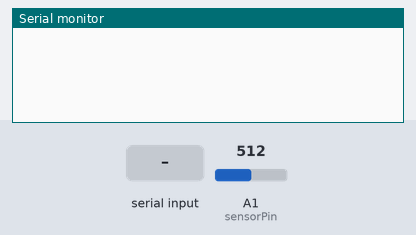
Simulated run of this sketch. Board: Arduino Uno, built with avr-gcc and run on an emulated ATmega328P. Parts: the last lines printed to the serial monitor. The test bench sets the inputs (shaded band); at power-on: A1 (sensorPin) = 512.

Above: at 1.2 s.
1.3 s: "1" received over Serial
At 1.8 s:
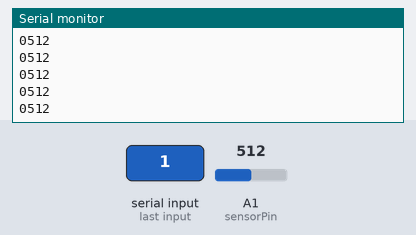
3.2 s: A1 (sensorPin) set to 716
At 4.1 s:
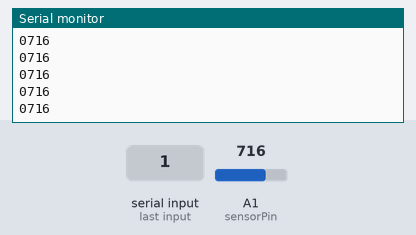
4.7 s: A1 (sensorPin) set to 900
At 5.5 s:
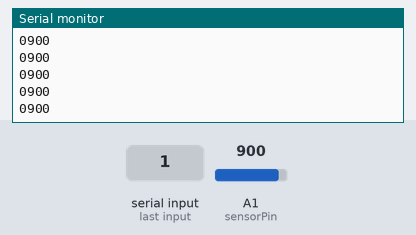
Timing chart, 0 to 7.7 s (numbered marks = the images above; inputs shaded):
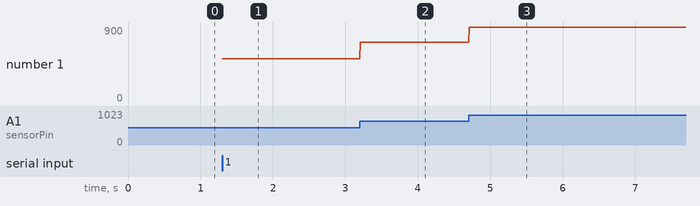

Measured:
- after the input at 1.3 s, the serial monitor: prints a new line at once (image 1)
- after the input at 3.2 s, the serial monitor: prints a new line at once (image 2)
- after the input at 4.7 s, the serial monitor: prints a new line at once (image 3)
- plotted number 1: 512 → 716 after the input at 3.2 s

The sketch:

pot_test_consistant.ino
```cpp
const int LENGTH= 4; //1024 only takes up 4 bytes, will be a total of 6 when sent with println
int sensorPin = A1;
int val = 0; //value read from sensor
char buffer[LENGTH];

void setup(){
  Serial.begin(9600);
  //pinMode(sensorPin, INPUT); //declare sensorPin as input
}

void loop(){
  val = 0;
  if(Serial.available() > 0){
    val = analogRead(sensorPin); //actual value
    sprintf(buffer, "%04d", val); //convert to string and pad with zeros
    Serial.println(buffer);
  }
  Serial.flush();
}
```
